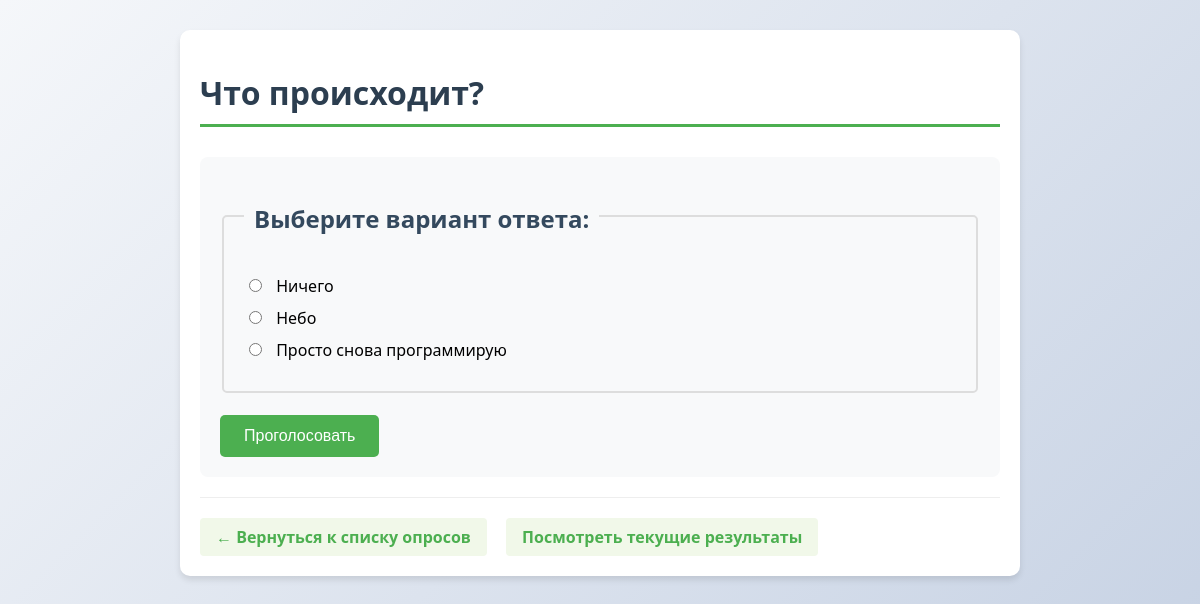
The page /polls/1/ on the database its author committed.
### polls/models.py (models this page shows, shortened)
class Question(models.Model):
    question_text = models.CharField(max_length=200)
    pub_date = models.DateTimeField('date published')
    class Meta:
        verbose_name = 'Вопрос'
        verbose_name_plural = 'Вопросы'
        ordering = ['-pub_date']  # Сортировка по умолчанию

class Choice(models.Model):
    question = models.ForeignKey(Question, on_delete=models.CASCADE)
    choice_text = models.CharField(max_length=200)
    votes = models.IntegerField(default=0)
    class Meta:
        verbose_name = 'Вариант ответа'
        verbose_name_plural = 'Варианты ответов'

### polls/views.py (the view)
# urls.py: path('<int:pk>/', views.DetailView.as_view(), name='detail'),
class DetailView(generic.DetailView):
    model = Question  # Указываем модель
    template_name = 'polls/detail.html'  # Используем наш шаблон
    def get_queryset(self):
        return Question.objects.filter(pub_date__lte=timezone.now())

### polls/templates/polls/detail.html (shortened to what this page needs)
{% load static %}
<!DOCTYPE html>
<html lang="ru">
<head>
    <link rel="stylesheet" href="{% static 'polls/style.css' %}">
</head>
<body>
    <div class="container">
        <h1>{{ question.question_text }}</h1>
        <form action="{% url 'polls:vote' question.id %}" method="post">
            <fieldset>
                <legend><h2>Выберите вариант ответа:</h2></legend>
                {% for choice in question.choice_set.all %}
                    <div>
                        <input type="radio"
                               name="choice"
                               id="choice{{ forloop.counter }}"
                               value="{{ choice.id }}">
                        <label for="choice{{ forloop.counter }}">
                            {{ choice.choice_text }}
                        </label>
                    </div>
                {% empty %}
                    <p>Для этого вопроса пока нет вариантов ответа.</p>
                {% endfor %}
            </fieldset>
            <br>
            <input type="submit" value="Проголосовать">
        </form>
        <div class="nav-links">
            <a href="{% url 'polls:index' %}">← Вернуться к списку опросов</a>
            <a href="{% url 'polls:results' question.id %}">Посмотреть текущие результаты</a>
        </div>
    </div>
</body>
</html>

### polls/static/polls/style.css (style rules this page uses)
body { font-family: 'Segoe UI', Tahoma, Geneva, Verdana, sans-serif; background: linear-gradient(135deg, #f5f7fa 0%, #c3cfe2 100%); margin: 0; padding: 0; min-height: 100vh; background-repeat: no-repeat; background-attachment: fixed; }
.container { max-width: 800px; margin: 0 auto; padding: 20px; background-color: white; border-radius: 10px; box-shadow: 0 4px 6px rgba(0, 0, 0, 0.1); margin-top: 30px; }
h1 { color: #2c3e50; border-bottom: 3px solid #4CAF50; padding-bottom: 10px; margin-bottom: 30px; }
h2 { color: #34495e; margin-top: 25px; }
a { color: #4CAF50; text-decoration: none; font-weight: 600; transition: color 0.3s; }
form { margin: 20px 0; padding: 20px; background: #f8f9fa; border-radius: 8px; }
fieldset { border: 2px solid #ddd; padding: 20px; border-radius: 5px; }
legend { font-weight: bold; color: #2c3e50; padding: 0 10px; }
input[type="radio"] { margin-right: 10px; }
label { display: inline-block; margin-bottom: 10px; cursor: pointer; }
input[type="submit"], button { background-color: #4CAF50; color: white; border: none; padding: 12px 24px; border-radius: 5px; cursor: pointer; font-size: 16px; transition: background-color 0.3s; }
.nav-links { margin-top: 20px; padding-top: 20px; border-top: 1px solid #eee; }
.nav-links a { display: inline-block; margin-right: 15px; padding: 8px 16px; background: #f1f8e9; border-radius: 4px; }

### rows shown on the page
Question: question_text "Что происходит?"
Choice: choice_text "Ничего"
Choice: choice_text "Небо"
Choice: choice_text "Просто снова программирую"
